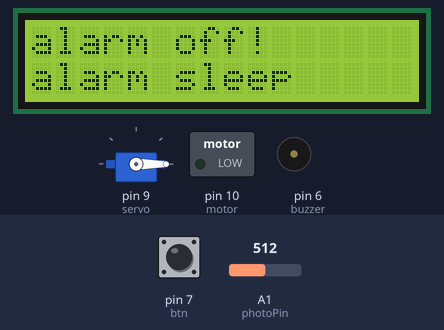
Bench run of a sketch on a simulated Arduino Uno, built with avr-gcc and run on an emulated ATmega328P. Shown: 16×2 character LCD, servo, switched loads named in the sketch (green lamp = pin HIGH), buzzer (waves = sounding). The inputs (shaded band) are chosen by the test bench; at power-on: pin 7 (btn) HIGH, A1 (photoPin) = 512. What the sketch prints to the serial monitor is not drawn.

Above: at 1.2 s.
1.3 s: pin 7 (btn) pulled LOW for 0.35 s
At 1.81 s:
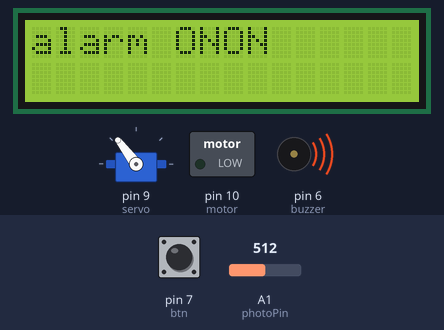
3.9 s: A1 (photoPin) set to 598
At 4.55 s:
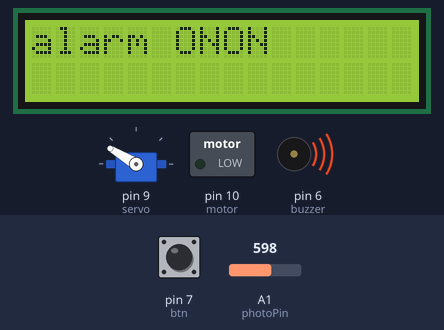
6.7 s: A1 (photoPin) set to 615
At 8.2 s:
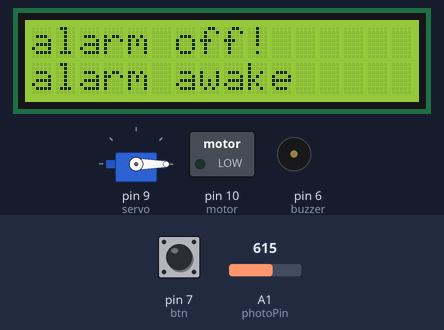
8.5 s: A1 (photoPin) set to 306
At 8.8 s:
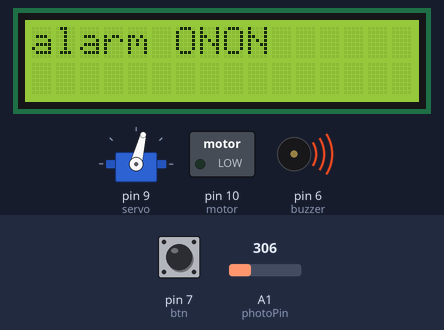
10.9 s: A1 (photoPin) set to 140
At 11.54 s:
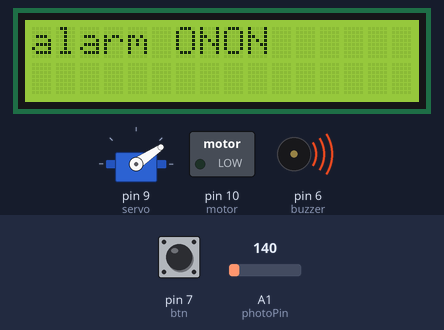
13.7 s: A1 (photoPin) set to 14
At 14.28 s:
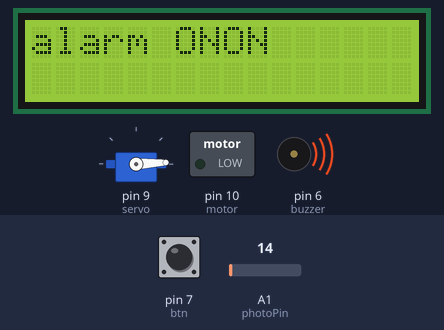
Timing chart, 0 to 17.4 s (numbered marks = the images above; inputs shaded):
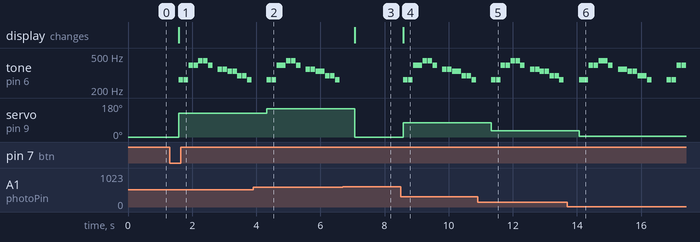

The sketch:

Cai-Shunhao-MP02.ino
```cpp
/*
 * MP02 for ECE160 Fall2017 Miniproject 02
 * Motors and Alarms
 * @author: Scott Cai
 * 9/14/2017
 *
 * In this project, with the help of photo sensor and temperature sensor, we can read the ambient value of temperature and light through the analog.
 * Servo motor can adjust its angle, while DC motor its speed.
 * Also, the lcd is using 4-bit transmission. Buzzer will alarm when the temperature is too high or the room is too bright.
 *
 * servo motor 9
 * DC motor 10
 * buzzer 6
 * button 7
 * LED 8
 * Photo Resistor A1
 * Temperature Sensor A0
 *
 * LCD:
 * RS-12
 * E-11
 * DB4-5
 * DB5-4
 * DB6-3
 * DB7-2
 *
 * function includes:
 * void setup()
 * void loop()
 * void data_display()
 * void analog_thermometer()
 * void light_tracker()
 * void alarm_system()
 * void my_design()
 * void lcd_initial()
 * float getTempC()
 * float getTempF()
 * int getLight()
 */
#include <LiquidCrystal.h>
#include <Servo.h>


LiquidCrystal lcd(12,11,5,4,3,2);  // RS, E, DB4, DB5. DB6, DB7
Servo servo1;
const int tempPin = A0;
const int photoPin = A1;
unsigned int lightLevel, calibratedlightLevel;
const int servo = 9;
const int motor = 10;
const int buzzer = 6;
const int LED = 8;
const int btn = 7;

const int songLength = 16;
int tempo = 139;
char notes[songLength] = {'c','c','g','g','a','a','g',' ','f','f','e','e','d','d','c',' '};
int beats[songLength] = {1,1,1,1,1,1,1,1,1,1,1,1,1,1,1,1};

unsigned int alarmStatus = 0; //0 off, 1 on
unsigned int servoposition;
unsigned int motorspeed;
unsigned int buzzerStatus = 0;
unsigned int degreesCStatus = 0;
unsigned int degreesFStatus = 1;


void setup() {
  // put your setup code here, to run once:
  lcd_initial();
  pinMode(tempPin, INPUT);
  pinMode(photoPin, INPUT);
  servo1.attach(servo, 900, 2100); //pulse width min 900us, max 2100us
  pinMode(motor, OUTPUT);
  Serial.begin(9600);
}

void loop() {
  // data_display();
  // analog_thermometer();
  // light_tracker();
  // alarm_system();
   my_design();
}


void data_display() {
  //put code to test outputs here
  lcd.clear();
  lcd.setCursor(0, 0);
  //lcd.print(millis()/1000); //print the number of seconds since the Arduino last reset
  lcd.write("temp:");
  lcd.print(getTempF());
  lcd.write(" F");
  lcd.setCursor(0,1);
  lcd.write("light:");
  lcd.print(getLight());
  delay(200);
}

void analog_thermometer() {
  //put code to test inputs here
  servoposition = map(getTempF(), 70, 80, 0, 180);
  servo1.write(servoposition);
  delay(200);
  lcd.clear();
  lcd.setCursor(0,0);
  lcd.write("temp:");
  lcd.print(getTempF());
  lcd.write(" F");
  lcd.setCursor(0,1);
  lcd.write("angle:");
  lcd.print(servoposition);
}

void light_tracker() {
  //put code to test system here
  motorspeed = map(getLight(), 0, 255, 0, 255);
  Serial.println("Light:");
  Serial.print(getLight());
  Serial.println("Speed:");
  Serial.print(motorspeed);
  analogWrite(motor, motorspeed);
  delay(20);
}

void alarm_system() {
  //put ocde for my design here
  lcd.clear();
  lcd.setCursor(3,0);
  lcd.print("alarm off");
  alarmStatus = 0;
  if(getTempC() >= 24 || getLight() >= 150) {
    alarmStatus = 1;
    digitalWrite(LED, HIGH);
  }
  if(alarmStatus == 1) {
    lcd.clear();
    lcd.setCursor(3,0);
    lcd.print("alarm on");
    buzzerStatus = 1;
  }
  if(buzzerStatus == 1) {
    tone(buzzer, 440);
  }
  if(digitalRead(btn) == 0) {
     alarmStatus = 0;
     buzzerStatus = 0;
    //digitalWrite(LED, LOW);
  }
  if(buzzerStatus == 0) {
    noTone(buzzer);
  }
  lcd.setCursor(0,1);
  lcd.write("tp:");
  lcd.print(getTempC());
  lcd.write("C");
  lcd.write(" lt:");
  lcd.print(getLight());
  delay(200);
}

void my_design() {
  //put code for my design here
  lcd.setCursor(0, 0);
  lcd.print("alarm off!");
  servo1.write(0);
  if(digitalRead(btn) == 0) {
    alarmStatus = 1; // waiting for alarm
  }
  if(alarmStatus == 1) {
    lcd.setCursor(0, 1);
    lcd.print("alarm awake");
  }else {
    lcd.setCursor(0, 1);
    lcd.print("alarm sleep");
  }
  if(getLight() <= 150 && alarmStatus == 1) {
    lcd.clear();
    lcd.setCursor(0, 0);
    lcd.print("alarm ONON");
    servo1.write(getLight());
    Serial.print(getLight());
    playbuzzer();
  }
  delay(300);
}

void lcd_initial() {
  lcd.begin(16,2);
  lcd.clear();
  lcd.setCursor(0,1);
  //lcd.print("hello, world!");
}

float getTempC() {
  float voltage, degreesC;
  voltage = analogRead(tempPin)*5.0/1024;
  degreesC = (voltage-0.5)*100.0; //convert the voltage to degrees Celsius
  return degreesC;
}

float getTempF() {
  float voltage, degreesC, degreesF;
  voltage = analogRead(tempPin)*5.0/1024;
  degreesC = (voltage-0.5)*100.0;
  degreesF = degreesC*(9.0/5.0)+32.0; //Convert degrees Celsius to Fahrenheit
  return degreesF;
}

int getLight() {
  lightLevel = analogRead(photoPin); //read the voltage on the photo sensor pin
  //Serial.println(lightLevel);
  calibratedlightLevel = map(lightLevel, 0, 1023, 0, 255); //map(inputValue, fromMin, fromMax, toMin, to Max);
  //Serial.print("\t");
  //Serial.print(calibratedlightLevel);
  return calibratedlightLevel;
}

void playbuzzer() {
  int i, duration;
  for(i = 0; i < songLength; i++) {
    duration = beats[i]*tempo;
    if(notes[i] == ' ') {
      delay(duration);
    }else {
      tone(buzzer, frequency(notes[i]), duration);
      delay(duration);
    }
    delay(tempo/10);
  }
}

int frequency(char note) {
  const int numNotes = 9;
  char names[numNotes] = {'c','d','e','f','g','a','b','C'};
  int frequencies[numNotes] = {262,294,330,349,392,440,494,523};

  for(int i = 0; i < numNotes; i++) {
    if(names[i] == note) {
      return(frequencies[i]);
    }
  }
  return(0);
}
```

Measured:
- the behaviour switches between 605 and 606 on A1 (photoPin) (found by bisection; images 2 and 3)
- after the input at 1.3 s, tone on pin 6 (buzzer): plays 262 Hz for 0.14 s, 262 Hz for 0.14 s, 392 Hz for 0.14 s, 392 Hz for 0.14 s, 440 Hz for 0.14 s, 440 Hz for 0.14 s … (14 notes in this stretch), starting after 0.29 s; servo on pin 9 (servo): 0° → 127° after 0.29 s; the display: changes after 0.29 s (image 1)
- after the input at 3.9 s, servo on pin 9 (servo): 127° → 149° after 0.43 s
- after the input at 6.7 s, tone on pin 6 (buzzer): stops changing and stays silent; servo on pin 9 (servo): 149° → 0° after 0.37 s; the display: changes after 0.37 s (image 3)
- after the input at 8.5 s, tone on pin 6 (buzzer): plays 262 Hz for 0.14 s, 262 Hz for 0.14 s, 392 Hz for 0.14 s, 392 Hz for 0.14 s, 440 Hz for 0.14 s, 440 Hz for 0.14 s … (14 notes in this stretch), starting after 0.09 s; servo on pin 9 (servo): 0° → 76° after 0.09 s; the display: changes after 0.09 s (image 4)
- after the input at 10.9 s, servo on pin 9 (servo): 76° → 34° after 0.43 s
- after the input at 13.7 s, servo on pin 9 (servo): 34° → 3° after 0.37 s
